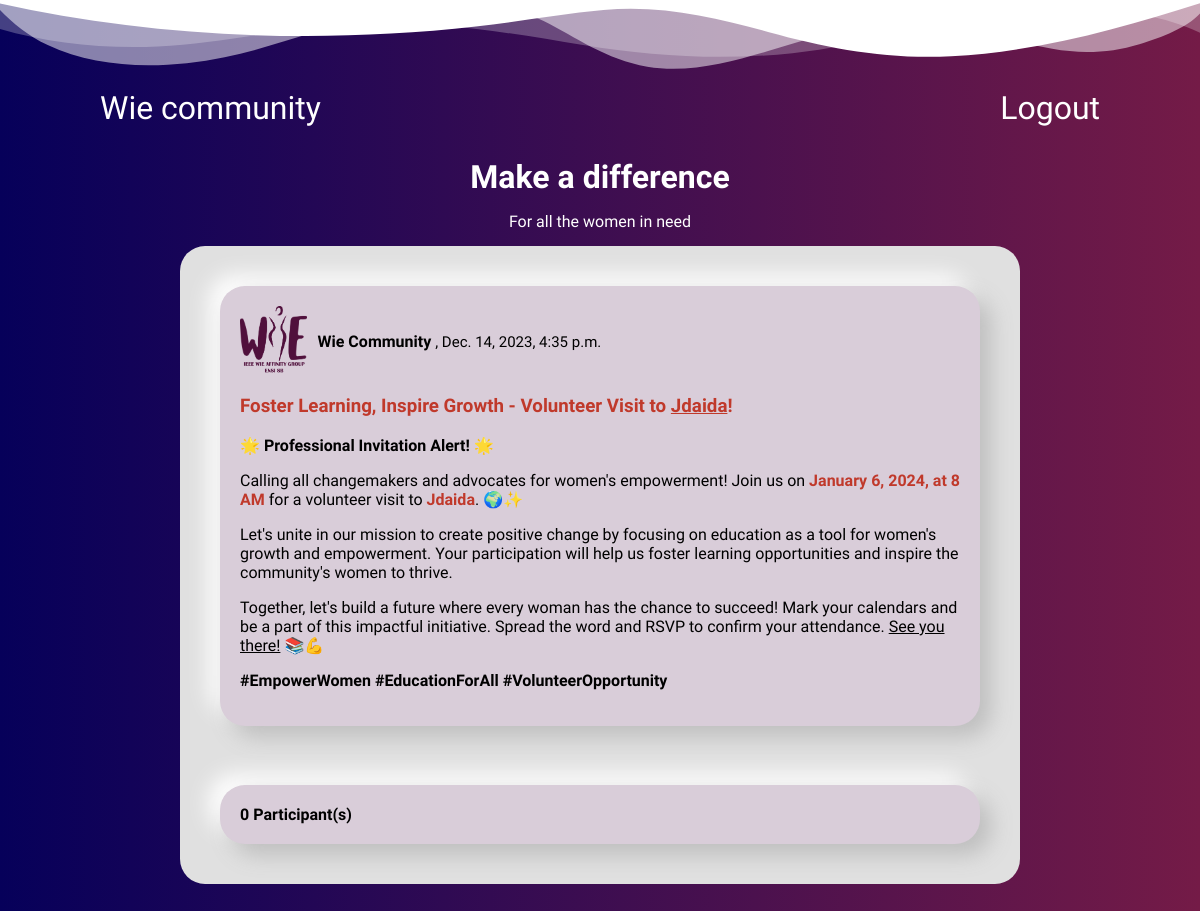
/event/10/ (signed in), run on the app's committed database.
### wie_app/models.py (models this page shows)
class Invitation(models.Model):
    date = models.DateTimeField()
    body = RichTextField(blank=True, null=True)
    participants = models.ManyToManyField(CustomUser, related_name='participants', blank=True)
    needs = models.TextField(blank=True, null=True, default='')

### wie_app/views.py (the view)
# urls.py: path('event/<str:pk>/', views.Post_view, name='Post_view'),
@login_required(login_url='login')
def Post_view(request, pk):
    post = Invitation.objects.get(id=pk)
    event_participants = post.participants.all()
    count = event_participants.count()
    return render(request, 'wie_app/Post.html', {'post': post, 'count': count})

### wie_app/Templates/wie_app/Post.html
{% extends 'main.html' %}
{% block content %}
<div class="feeds">
        <div class="pub">
            <div class="entete">
                <img src="../../../static/images/default_image.jpg" class="imgpub" alt="">
                <div id="publishedBy">
                    <span class="admin">Wie Community</span>
                    <small class="Date">, {{post.date}}</small>
                </div>
            </div>
            <div>
                {{post.body|safe}}
            </div>
        </div>
        <br>
        <div class="pub">
            <b>{{count}} Participant(s)</b>
        </div>
</div>
{% endblock %}

### static/css/style.css (style rules this page uses)
body { background: linear-gradient(90deg, #06005A 0%, #741B47 100%); background-attachment: fixed; margin: 0px 0px 50px 0px; font-family: 'Rethink Sans', sans-serif; }
body { --sb-track-color: #741B47; --sb-thumb-color: #06005A ; --sb-size: 10px; scrollbar-color: var(--sb-thumb-color) var(--sb-track-color); }

### static/css/feeds.css (style rules this page uses)
.feeds { margin: 15px auto; padding: 20px; border-radius: 25px; max-width: 800px; width: 80%; background-color: #E0E0E0; }
.pub { margin: 20px; padding: 20px; border-radius: 25px; width: auto; background-color: #D9CDD9; box-shadow: 11px 11px 22px #bebebe, -11px -11px 22px #ffffff; }
.entete { display: flex; align-items: center; justify-content: space-between; width: auto; }
.admin { font-weight: bold; }
.Date { font-size: 15px; }
#publishedBy { margin-left: 10px; width: 100%; flex-wrap: wrap; }
.imgpub { width: 70px; height:70px; object-fit: contain; }

### data on the page
Invitation: date "Dec. 14, 2023, 4:35 p.m.", body "Foster Learning, Inspire Growth - Volunteer Visit to Jdaida ! 🌟 Professional Invitation Alert! 🌟 Calling all changemakers and advocates for women's empowerment! Join us on January 6, 2024, at 8 AM for a volunteer visit to Jdaida . 🌍✨ Let's unite in our mission to create positive change by focusing on education as a tool for women's growth and empowerment. Your participation will help us foster learning opportunities and inspire the community's women to thrive. Together, let's build a future where every woman has the chance to succeed! Mark your calendars and be a part of this impactful initiative. Spread the word and RSVP to confirm your attendance. See you there! 📚💪 #EmpowerWomen…"

### other printed values
{{ count }} "0"
